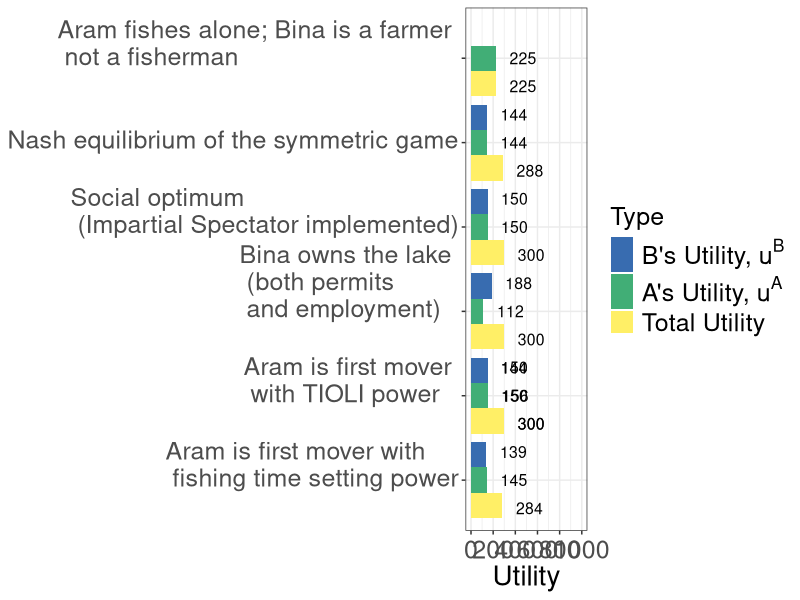
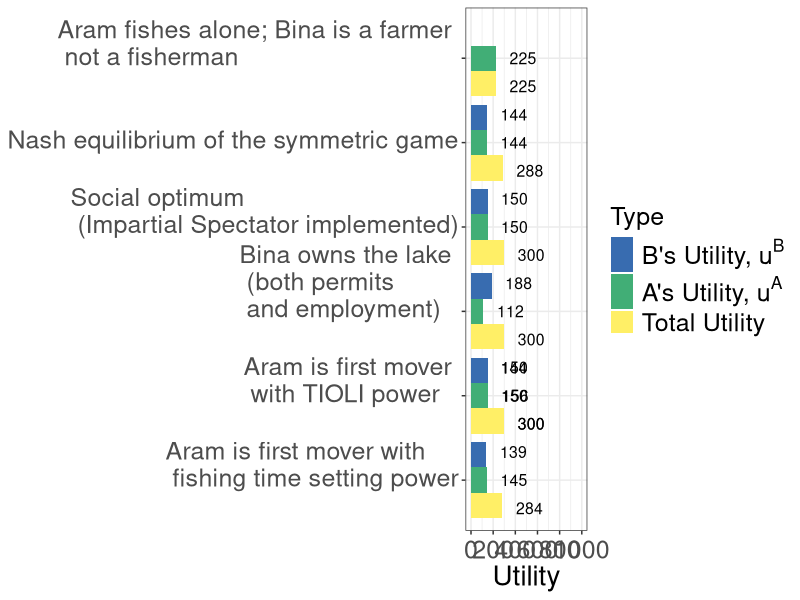

The R source for these figures, in order:
library(tidyverse)
par(mar =  c(10, 10, 4, 4))
ua <- c(225, 144, 150, 112, 150,156,145)
ub <- c(NA, 144, 150, 188, 150,144,139)
point <- c("1", "2", "3", "4", "6","6","7")
totalu <- c(225, 288, 300, 300, 300,300,284)
df <- tibble(point, ua, ub, totalu)
dfnar <- 
  df %>% 
  gather(type, Utility, -point) %>% 
  arrange(point)
xaxislabs <- c("a",  "b",  expression(paste(t^A)), expression(paste(t^B)), "z")
x1 <- c(expression(paste("Aram fishes alone; \n Bina is a farmer \n not a fisherman")))
x2 <- c(expression(paste("Nash equilibrium of \n the symmetric  game")))
x3 <- c(expression(paste("Social optimum \n (Impartial Spectator \n implemented)")))
x4 <- c(expression(paste("Bina owns the lake \n (both permits \n and employment)")))
x5 <- c(expression(paste("Optimal tax \n on fishing time")))
x6 <- c(expression(paste("Aram is first mover \n with TIOLI power")))
x7 <- c(expression(paste("Aram is first mover with \n fishing time setting power")))
dfplot <-
  dfnar %>%
  mutate(point = factor(point, levels = c("1", "2", "3", "4", "5","6","7")),
         type = factor(type, levels = c("ua","ub", "totalu")))

dfnar$point <- factor(dfnar$point, levels = c("7", "6", "5", "4", "3","2","1"))

plot1 <- dfnar %>% 
  ggplot(aes(x = point, y = Utility)) +
  geom_bar(aes(group = type, fill = type), stat = "identity", position = position_dodge()) + 
  #geom_text(aes(x=point,y=Utility,label=Utility),vjust=90) + 
  #geom_text(aes(x = point, y = Utility, label = Utility)) +
  #scale_x_discrete(labels = xaxislabs) + 
  scale_x_discrete(labels=c("1" = "Aram fishes alone; Bina is a farmer \n not a fisherman", "2" = "Nash equilibrium of the symmetric game",
                            "3" = "Social optimum \n (Impartial Spectator implemented)", "4" = x4, "5" = x5, "6" = x6, "7" = x7)) +
  scale_y_continuous(breaks = seq(0,1000,200),
                     labels = seq(0,1000,200),
                     limits = c(0,1000)) +
  scale_fill_manual(values=c("#386cb0","#41AE76","#FFEF66"), 
                    name = "Type",
                    breaks = c("ub","ua", "totalu"), 
                    labels = c(expression(paste("B's Utility, ", u^B)), expression(paste("A's Utility, ", u^A)), paste("Total Utility")))+
  #xlab("Point in the Edgeworth Box") + 
  theme_bw() +
  theme(legend.position = "right",
        legend.text.align = 0,
        axis.title = element_text(size = 20),
        axis.title.y = element_blank(),
        axis.text.y = element_text(size = 18),
        #legend.title = element_text(size = 16),
        legend.text = element_text(size = 18),
        legend.title = element_text(size = 18),
        axis.text.x  = element_text(vjust = 0.5, size = 18)) + 
  geom_text(
    aes(x = point, y = Utility, label = Utility, group = type), 
    hjust = -0.5, size = 4,
    position = position_dodge(width = 1),
    inherit.aes = TRUE
  ) + 
  coord_flip() 
plot1 



ggsave("coordination_failures/bargraph.pdf", plot1, width = 11, height = 7)

# scale_fill_discrete(name = "", 
#                     breaks = c("ua", "ub", "totalu"), 
#                     labels = c(expression(paste("A's Utility, ", u^A)), expression(paste("B's Utility, ",u^B), "Total Utility"))
# ) +
#   scale_color_discrete(name = "", 
#                        breaks = c("ua", "ub", "totalu"), 
#                        labels = c(expression(paste("A's Utility, ", u^A)), expression(paste("B's Utility, ",u^B), "Total Utility"))
#   ) +
